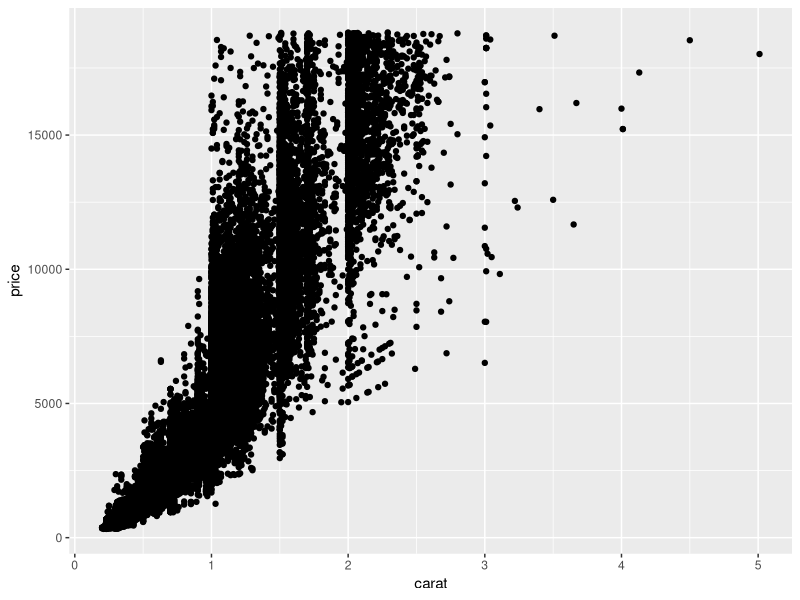
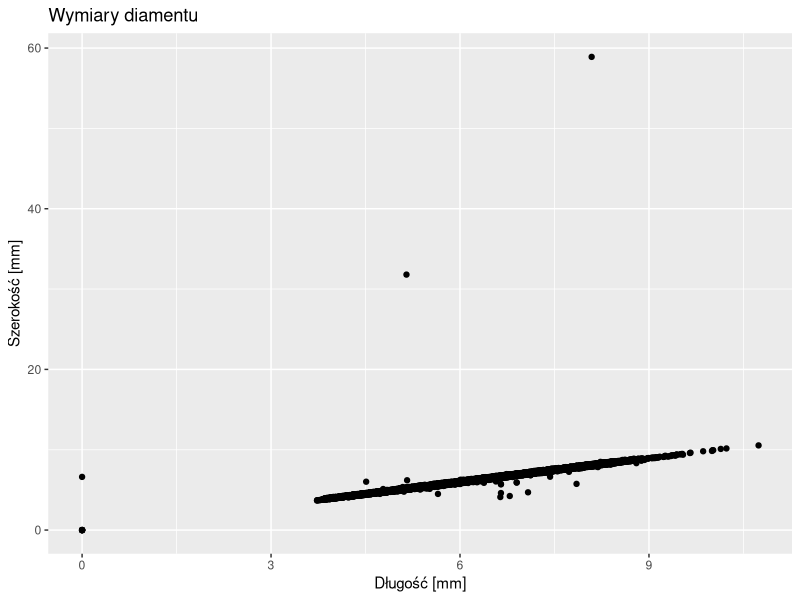
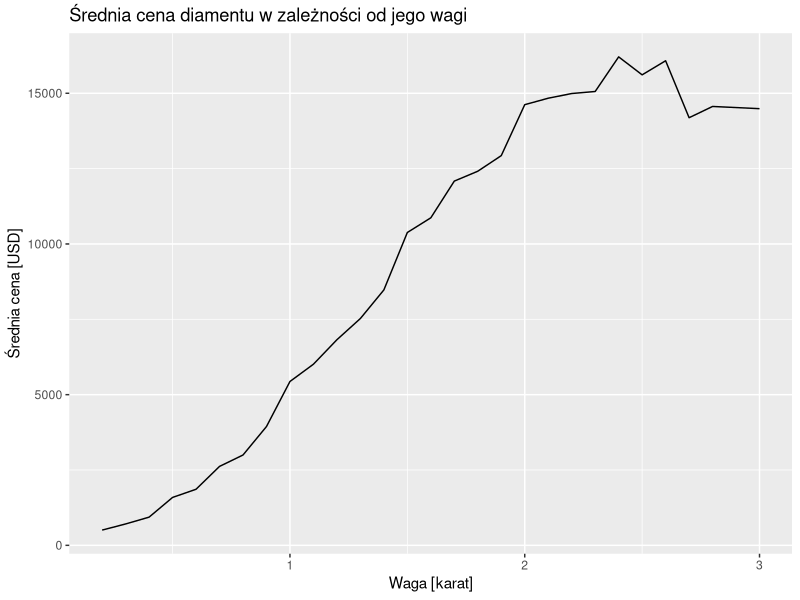
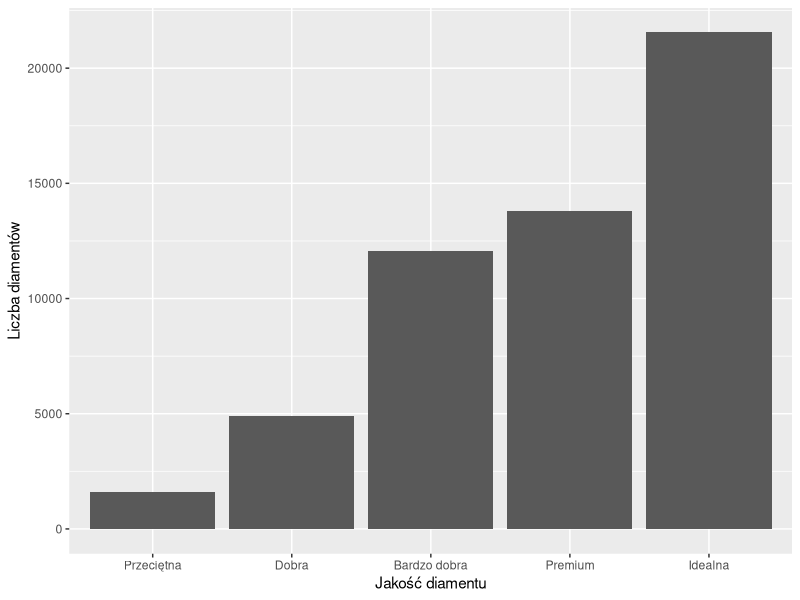
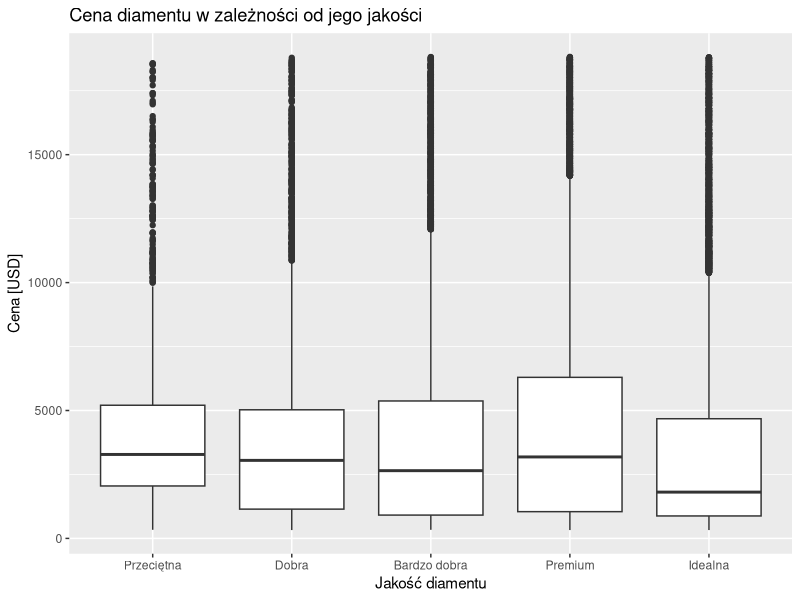
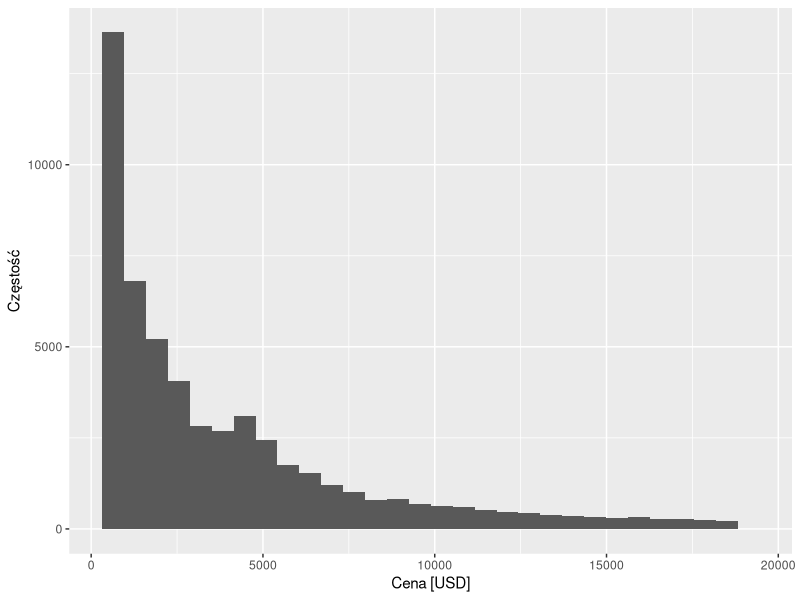
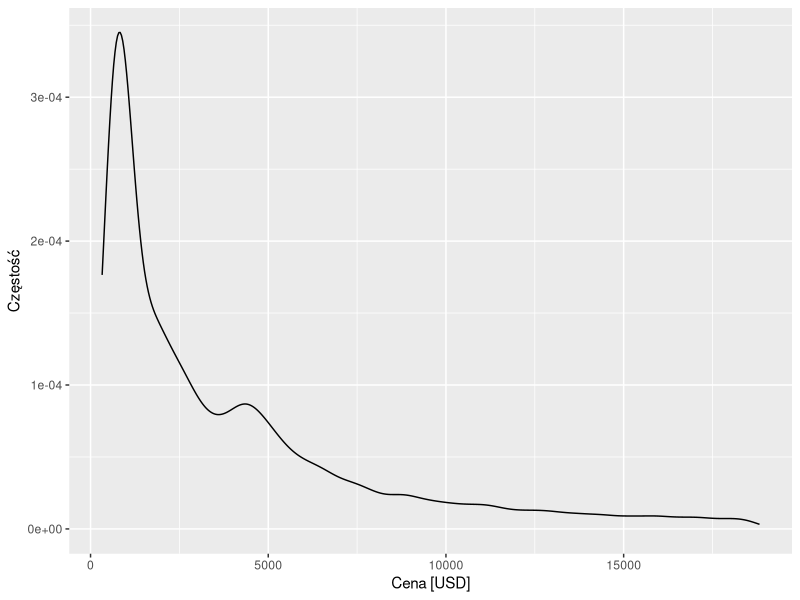

The R script that drew these images, in order:
## ---- chunk 1
#| message: false

library("ggplot2")
library("dplyr")
## ---- chunk 2
ggplot(data = diamonds, aes(x = carat, y = price)) +
  geom_point()
## ---- chunk 3
ggplot(diamonds, aes(x = x, y = y)) +
  geom_point() +
  labs(title = "Wymiary diamentu",
       x = "Długość [mm]", y = "Szerokość [mm]")
## ---- chunk 4
avg_price = diamonds |>
  group_by(carat = round(carat, 1)) |>
  summarise(avg_price = mean(price)) |>
  filter(carat < 3.1)
## ---- chunk 5
ggplot(avg_price, aes(x = carat, y = avg_price)) +
  geom_line() +
  labs(title = "Średnia cena diamentu w zależności od jego wagi",
       x = "Waga [karat]", y = "Średnia cena [USD]")
## ---- chunk 6
l = c("Przeciętna", "Dobra", "Bardzo dobra", "Premium", "Idealna")

ggplot(diamonds, aes(x = cut)) +
  geom_bar() +
  scale_x_discrete(labels = l) +
  labs(x = "Jakość diamentu", y = "Liczba diamentów")
## ---- chunk 7
ggplot(diamonds, aes(x = cut, y = price)) +
  geom_boxplot() +
  scale_x_discrete(labels = l) +
  labs(title = "Cena diamentu w zależności od jego jakości",
       x = "Jakość diamentu", y = "Cena [USD]")
## ---- chunk 8
ggplot(diamonds, aes(x = price)) +
  geom_histogram(bins = 30) +
  labs(x = "Cena [USD]", y = "Częstość")
## ---- chunk 9
ggplot(diamonds, aes(x = price)) +
  geom_density() +
  labs(x = "Cena [USD]", y = "Częstość")
